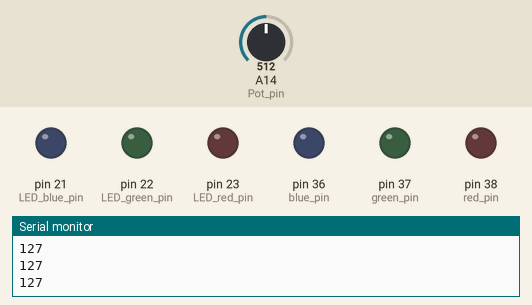
Recording of a sketch running on a simulated Arduino Mega 2560, built with avr-gcc and run on an emulated ATmega2560. On the bench: output pins drawn as LEDs (lit = HIGH), the last lines printed to the serial monitor. The inputs (shaded band) are chosen by the test bench; at power-on: A14 (Pot_pin) = 512.

Above: at 1.2 s.
1.3 s: A14 (Pot_pin) set to 527
At 1.8 s:
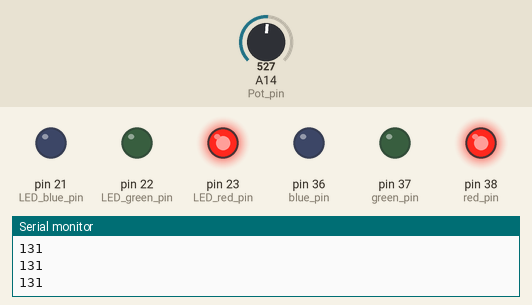
2.8 s: A14 (Pot_pin) set to 511
At 4.0 s:
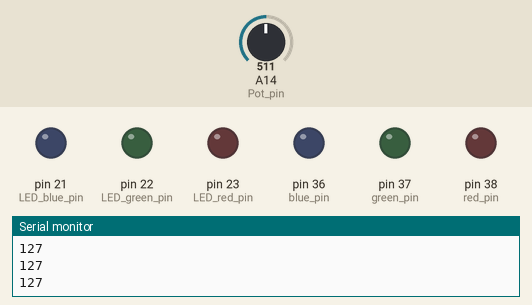
4.3 s: A14 (Pot_pin) set to 716
At 5.3 s:
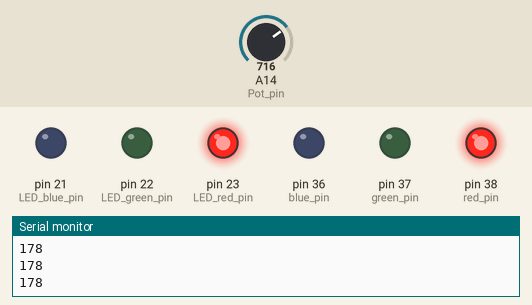
Timing chart, 0 to 7.3 s (numbered marks = the images above; inputs shaded):
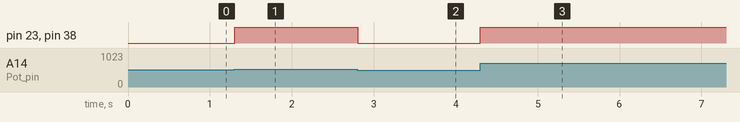

Measured:
- the behaviour switches between 513 and 514 on A14 (Pot_pin) (found by bisection; images 0 and 1)
- after the input at 1.3 s, pin 23 (LED_red_pin), pin 38 (red_pin): LOW → HIGH at once
- after the input at 2.8 s, pin 23 (LED_red_pin), pin 38 (red_pin): HIGH → LOW at once
- after the input at 4.3 s, pin 23 (LED_red_pin), pin 38 (red_pin): LOW → HIGH at once

The sketch:

RGB_LED_Part_4.ino
```cpp
/* Controlling RGB LED with the Teensy 3.6, Part 4 -- Basic Analog inputs with potentiometer and processing*/

//RGB LED controll Variables
#define LED_red_pin 23 //Analog PWM RGB pin
#define LED_green_pin 22 //Analog PWM RGB Pin
#define LED_blue_pin 21 //Analog PWM RGB Pin
#define Pot_pin 14 //Analog PWM potentiometer Pin
#define Button_pin 10 //Digital PWM Pin

//Normal LED controll Variables
#define red_pin 38
#define green_pin 37
#define blue_pin 36

//8 bit color operation
uint8_t red_level = 0;
uint8_t green_level = 0;
uint8_t blue_level = 0;
volatile char selected_color = 'r'; //start on red

void setup() {
  Serial.begin(9600);
  pinMode(LED_green_pin, OUTPUT);
  pinMode(LED_blue_pin, OUTPUT);
  pinMode(LED_red_pin, OUTPUT);
  pinMode(Pot_pin, INPUT);
  pinMode(Button_pin, INPUT);

  pinMode(green_pin, OUTPUT);
  pinMode(blue_pin, OUTPUT);
  pinMode(red_pin, OUTPUT);

  //attach an interupt that detects a change from 0 to 1 (RISING) from the digital button pin and excutes the function called swap.
  attachInterrupt(Button_pin, swapp, RISING);
}

void swapp(){
  //this function will cause the selected_pin to hop to RED, GREEN or BLUE pins if the button is pressed.
  //Serial.write('S'); //write to processing that the led has swapped
  switch(selected_color){
    case 'r': //Red pin
      selected_color = 'g';
      break;
    case 'g': //Green pin
      selected_color = 'b';
      break;
    case 'b': //blue pin
      selected_color = 'r';
      break;
  }
}

void loop() {
  int pot_input = analogRead(Pot_pin);
  pot_input = map(pot_input, 0, 1023, 0, 255);

  if (selected_color == 'r'){

    red_level = constrain(pot_input, 0, 255);

  }else if (selected_color == 'g'){

    green_level = constrain(pot_input, 0, 255);

  }else if(selected_color == 'b'){

    blue_level = constrain(pot_input, 0, 255);

  }

  //write to RGB LED
  analogWrite(LED_red_pin, red_level);
  analogWrite(LED_green_pin, green_level);
  analogWrite(LED_blue_pin, blue_level);


  //Serial.write(selected_level); //write to processing the current level

  //Write to single normal LED's. Their brightness determines thier level
  analogWrite(red_pin, red_level);
  analogWrite(green_pin, green_level);
  analogWrite(blue_pin, blue_level);
  Serial.println(red_level);
}
```
